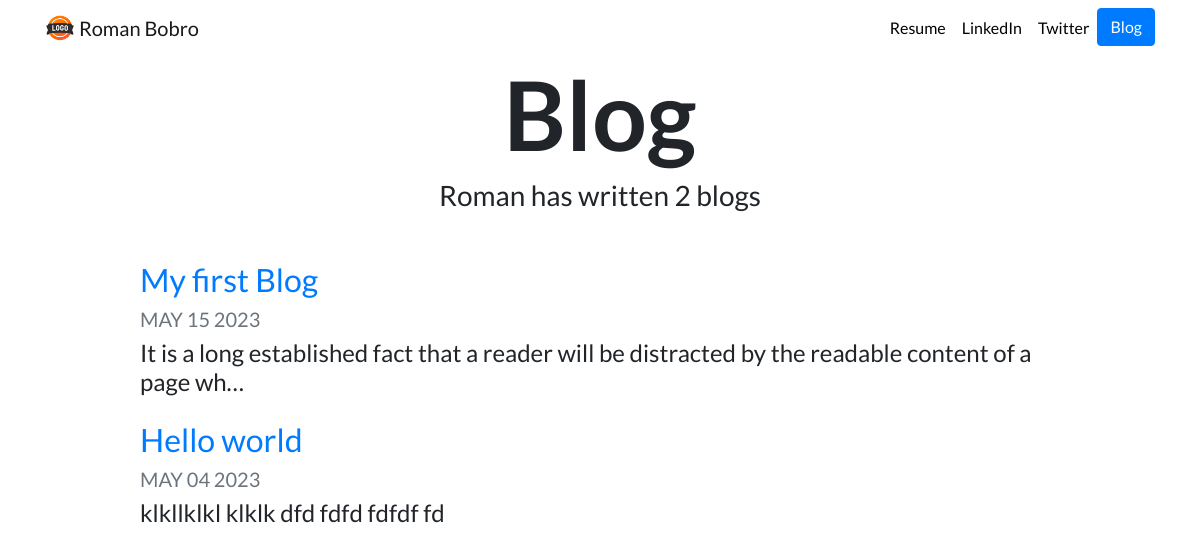
Screenshot of /blog/ with the database file from the repository.
### blog/models.py (models this page shows, shortened)
class Blog(models.Model):
    title = models.CharField(max_length=200)
    description = models.TextField()
    date = models.DateField()

### blog/views.py (the view)
# urls.py: path("", views.all_blogs, name="all_blogs"),
def all_blogs(request):
    blogs = Blog.objects.order_by('-date')
    return render(request, "blog/all_blogs.html", {'blogs': blogs})

### blog/templates/blog/all_blogs.html
{% extends "portfolio/base.html" %}
{% load static %}
{% block content %}
<h1 id="blogtitle" class="font-weight-bold text-center">Blog</h1>
<h3 class="text-center mb-5">Roman has written {{ blogs.count }} blog{{ blogs.count|pluralize }}</h3>
{% for blog in blogs %}
<div class="row justify-content-center my-3">
  <div class="col-md-10">
    <a href="{% url 'blog:detail' blog.id %}">
      <h2>{{ blog.title }}</h2>
    </a>
    <h5 class="text-muted">{{ blog.date|date:'M d Y'|upper }}</h5>
    <h4>{{ blog.description|striptags|truncatechars:100 }}</h4>
  </div>
</div>
{% endfor %}
{% endblock %}

### portfolio/static/portfolio/custom.css (style rules this page uses)
body { font-family: 'Lato', sans-serif; }
#blogtitle { font-size: 6rem; }

### rows the page displays
Blog: title "My first Blog", date "MAY 15 2023", description "It is a long established fact that a reader will be distracted by the readable content of a page wh…"
Blog: title "Hello world", date "MAY 04 2023", description "klkllklkl klklk dfd fdfd fdfdf fd"

### other values shown
{{ blogs.count }} "2"
